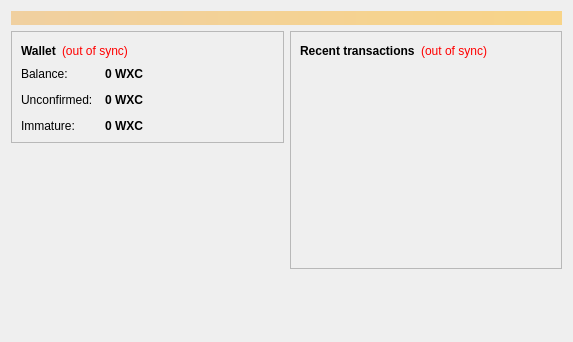
<?xml version="1.0" encoding="UTF-8"?>
<ui version="4.0">
 <class>OverviewPage</class>
 <widget class="QWidget" name="OverviewPage">
  <property name="geometry">
   <rect>
    <x>0</x>
    <y>0</y>
    <width>573</width>
    <height>342</height>
   </rect>
  </property>
  <property name="windowTitle">
   <string>Form</string>
  </property>
  <layout class="QVBoxLayout" name="topLayout">
   <item>
    <widget class="QLabel" name="labelAlerts">
     <property name="visible">
      <bool>false</bool>
     </property>
     <property name="styleSheet">
      <string notr="true">background-color: qlineargradient(x1: 0, y1: 0, x2: 1, y2: 0, stop:0 #F0D0A0, stop:1 #F8D488); color:#000000;</string>
     </property>
     <property name="wordWrap">
      <bool>true</bool>
     </property>
     <property name="margin">
      <number>3</number>
     </property>
    </widget>
   </item>
   <item>
    <layout class="QHBoxLayout" name="horizontalLayout" stretch="1,1">
     <item>
      <layout class="QVBoxLayout" name="verticalLayout_2">
       <item>
        <widget class="QFrame" name="frame">
         <property name="frameShape">
          <enum>QFrame::StyledPanel</enum>
         </property>
         <property name="frameShadow">
          <enum>QFrame::Raised</enum>
         </property>
         <layout class="QVBoxLayout" name="verticalLayout_4">
          <item>
           <layout class="QHBoxLayout" name="horizontalLayout_4">
            <item>
             <widget class="QLabel" name="label_5">
              <property name="font">
               <font>
                <weight>75</weight>
                <bold>true</bold>
               </font>
              </property>
              <property name="text">
               <string>Wallet</string>
              </property>
             </widget>
            </item>
            <item>
             <widget class="QLabel" name="labelWalletStatus">
              <property name="toolTip">
               <string>The displayed information may be out of date. Your wallet automatically synchronizes with the Wixcoin network after a connection is established, but this process has not completed yet.</string>
              </property>
              <property name="styleSheet">
               <string notr="true">QLabel { color: red; }</string>
              </property>
              <property name="text">
               <string notr="true">(out of sync)</string>
              </property>
              <property name="alignment">
               <set>Qt::AlignLeading|Qt::AlignLeft|Qt::AlignVCenter</set>
              </property>
             </widget>
            </item>
            <item>
             <spacer name="horizontalSpacer_2">
              <property name="orientation">
               <enum>Qt::Horizontal</enum>
              </property>
              <property name="sizeHint" stdset="0">
               <size>
                <width>40</width>
                <height>20</height>
               </size>
              </property>
             </spacer>
            </item>
           </layout>
          </item>
          <item>
           <layout class="QFormLayout" name="formLayout_2">
            <property name="fieldGrowthPolicy">
             <enum>QFormLayout::AllNonFixedFieldsGrow</enum>
            </property>
            <property name="horizontalSpacing">
             <number>12</number>
            </property>
            <property name="verticalSpacing">
             <number>12</number>
            </property>
            <item row="0" column="0">
             <widget class="QLabel" name="label">
              <property name="text">
               <string>Balance:</string>
              </property>
             </widget>
            </item>
            <item row="0" column="1">
             <widget class="QLabel" name="labelBalance">
              <property name="font">
               <font>
                <weight>75</weight>
                <bold>true</bold>
               </font>
              </property>
              <property name="cursor">
               <cursorShape>IBeamCursor</cursorShape>
              </property>
              <property name="toolTip">
               <string>Your current balance</string>
              </property>
              <property name="text">
               <string notr="true">0 WXC</string>
              </property>
              <property name="textInteractionFlags">
               <set>Qt::LinksAccessibleByMouse|Qt::TextSelectableByKeyboard|Qt::TextSelectableByMouse</set>
              </property>
             </widget>
            </item>
            <item row="1" column="0">
             <widget class="QLabel" name="label_3">
              <property name="text">
               <string>Unconfirmed:</string>
              </property>
             </widget>
            </item>
            <item row="1" column="1">
             <widget class="QLabel" name="labelUnconfirmed">
              <property name="font">
               <font>
                <weight>75</weight>
                <bold>true</bold>
               </font>
              </property>
              <property name="cursor">
               <cursorShape>IBeamCursor</cursorShape>
              </property>
              <property name="toolTip">
               <string>Total of transactions that have yet to be confirmed, and do not yet count toward the current balance</string>
              </property>
              <property name="text">
               <string notr="true">0 WXC</string>
              </property>
              <property name="textInteractionFlags">
               <set>Qt::LinksAccessibleByMouse|Qt::TextSelectableByKeyboard|Qt::TextSelectableByMouse</set>
              </property>
             </widget>
            </item>
            <item row="2" column="0">
             <widget class="QLabel" name="labelImmatureText">
              <property name="text">
               <string>Immature:</string>
              </property>
             </widget>
            </item>
            <item row="2" column="1">
             <widget class="QLabel" name="labelImmature">
              <property name="font">
               <font>
                <weight>75</weight>
                <bold>true</bold>
               </font>
              </property>
              <property name="toolTip">
               <string>Mined balance that has not yet matured</string>
              </property>
              <property name="text">
               <string notr="true">0 WXC</string>
              </property>
              <property name="textInteractionFlags">
               <set>Qt::LinksAccessibleByMouse|Qt::TextSelectableByKeyboard|Qt::TextSelectableByMouse</set>
              </property>
             </widget>
            </item>
           </layout>
          </item>
         </layout>
        </widget>
       </item>
       <item>
        <spacer name="verticalSpacer">
         <property name="orientation">
          <enum>Qt::Vertical</enum>
         </property>
         <property name="sizeHint" stdset="0">
          <size>
           <width>20</width>
           <height>40</height>
          </size>
         </property>
        </spacer>
       </item>
      </layout>
     </item>
     <item>
      <layout class="QVBoxLayout" name="verticalLayout_3">
       <item>
        <widget class="QFrame" name="frame_2">
         <property name="frameShape">
          <enum>QFrame::StyledPanel</enum>
         </property>
         <property name="frameShadow">
          <enum>QFrame::Raised</enum>
         </property>
         <layout class="QVBoxLayout" name="verticalLayout">
          <item>
           <layout class="QHBoxLayout" name="horizontalLayout_2">
            <item>
             <widget class="QLabel" name="label_4">
              <property name="text">
               <string>&lt;b&gt;Recent transactions&lt;/b&gt;</string>
              </property>
             </widget>
            </item>
            <item>
             <widget class="QLabel" name="labelTransactionsStatus">
              <property name="toolTip">
               <string>The displayed information may be out of date. Your wallet automatically synchronizes with the Wixcoin network after a connection is established, but this process has not completed yet.</string>
              </property>
              <property name="styleSheet">
               <string notr="true">QLabel { color: red; }</string>
              </property>
              <property name="text">
               <string notr="true">(out of sync)</string>
              </property>
              <property name="alignment">
               <set>Qt::AlignRight|Qt::AlignTrailing|Qt::AlignVCenter</set>
              </property>
             </widget>
            </item>
            <item>
             <spacer name="horizontalSpacer">
              <property name="orientation">
               <enum>Qt::Horizontal</enum>
              </property>
              <property name="sizeHint" stdset="0">
               <size>
                <width>40</width>
                <height>20</height>
               </size>
              </property>
             </spacer>
            </item>
           </layout>
          </item>
          <item>
           <widget class="QListView" name="listTransactions">
            <property name="styleSheet">
             <string notr="true">QListView { background: transparent; }</string>
            </property>
            <property name="frameShape">
             <enum>QFrame::NoFrame</enum>
            </property>
            <property name="verticalScrollBarPolicy">
             <enum>Qt::ScrollBarAlwaysOff</enum>
            </property>
            <property name="horizontalScrollBarPolicy">
             <enum>Qt::ScrollBarAlwaysOff</enum>
            </property>
            <property name="selectionMode">
             <enum>QAbstractItemView::NoSelection</enum>
            </property>
           </widget>
          </item>
         </layout>
        </widget>
       </item>
       <item>
        <spacer name="verticalSpacer_2">
         <property name="orientation">
          <enum>Qt::Vertical</enum>
         </property>
         <property name="sizeHint" stdset="0">
          <size>
           <width>20</width>
           <height>40</height>
          </size>
         </property>
        </spacer>
       </item>
      </layout>
     </item>
    </layout>
   </item>
  </layout>
 </widget>
 <resources/>
 <connections/>
</ui>
